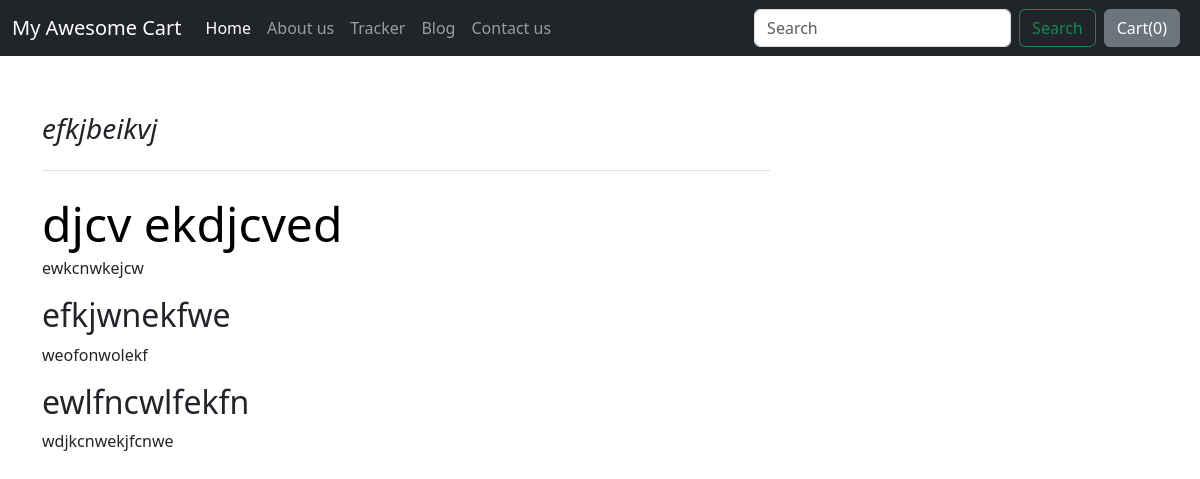
The page /blog/blogpost/1 on the database its author committed.
### blog/models.py (models this page shows, shortened)
class Blogpost(models.Model):
    post_id = models.AutoField(primary_key=True)
    title = models.CharField(max_length=50)
    head0 = models.CharField(max_length=500 , default="")
    chead0 = models.CharField(max_length=50000 , default="")
    head1 = models.CharField(max_length=500,default="")
    chead1 = models.CharField(max_length=50000,default="")
    head2 = models.CharField(max_length=500,default="")
    chead2 = models.CharField(max_length=50000,default="")
    image = models.ImageField(upload_to="shop/images" , default="")

### blog/views.py (the view)
# urls.py: path('blogpost/<int:id>', views.blogPost, name='blogPost'),
def blogPost(request , id):
    post = Blogpost.objects.filter(post_id = id)[0]
    return render(request , 'blog/blogPost.html' , {'post':post})

### blog/templates/blog/blogPost.html (shortened to what this page needs)
{% extends 'blog/basic.html' %}
{% block body %}
<div class="container">
    <div class="row g-5 mt-2">
        <div class="col-md-8">
            <h3 class="pb-4 mb-4 fst-italic border-bottom">
                {{post.title}}
            </h3>
            <article class="blog-post">
                <h2 class="display-5 link-body-emphasis mb-1">{{post.head0}}</h2>
                <p class="blog-post-meta">{{post.chead0}}</p>
                <h2>{{post.head1}}</h2>
                <p>{{post.chead1}}</p>
                <h2>{{post.head2}}</h2>
                <p>{{post.chead2}}</p>
            </article>
        </div>
    </div>
</div>
{% endblock%}

### rows shown on the page
Blogpost: title "efkjbeikvj", head0 "djcv ekdjcved", chead0 "ewkcnwkejcw", head1 "efkjwnekfwe", chead1 "weofonwolekf", head2 "ewlfncwlfekfn", chead2 "wdjkcnwekjfcnwe"
